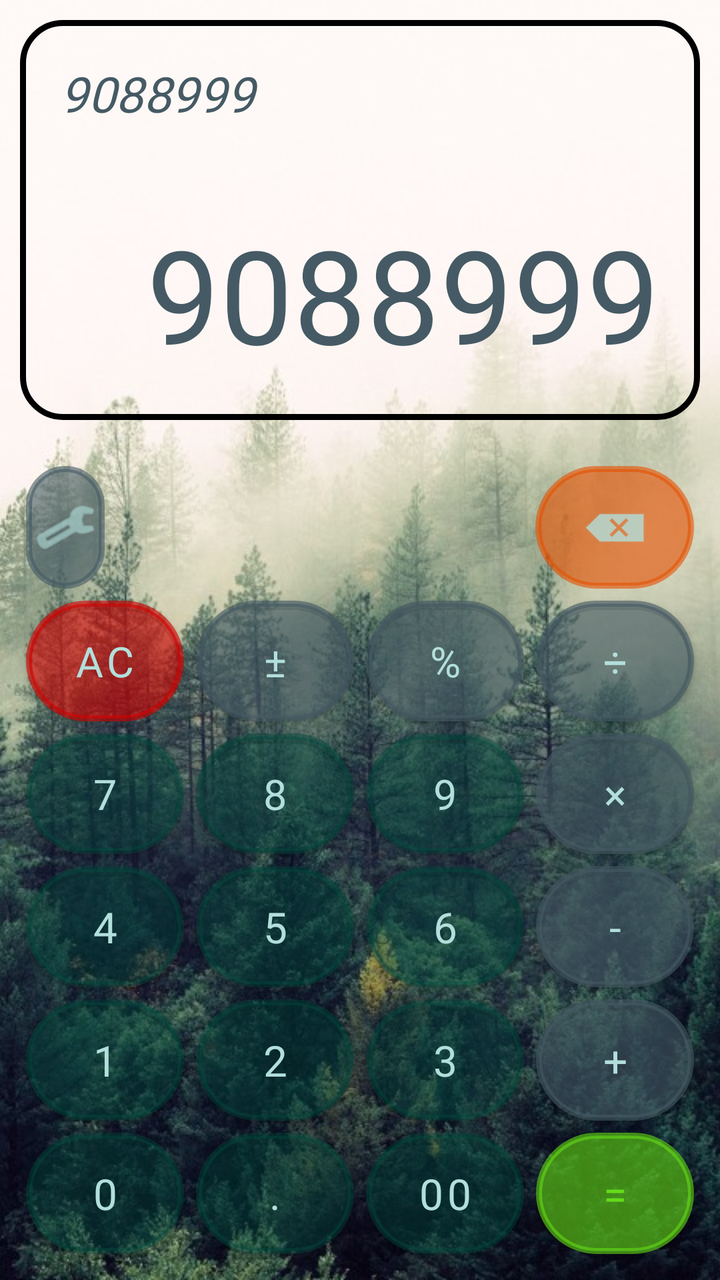
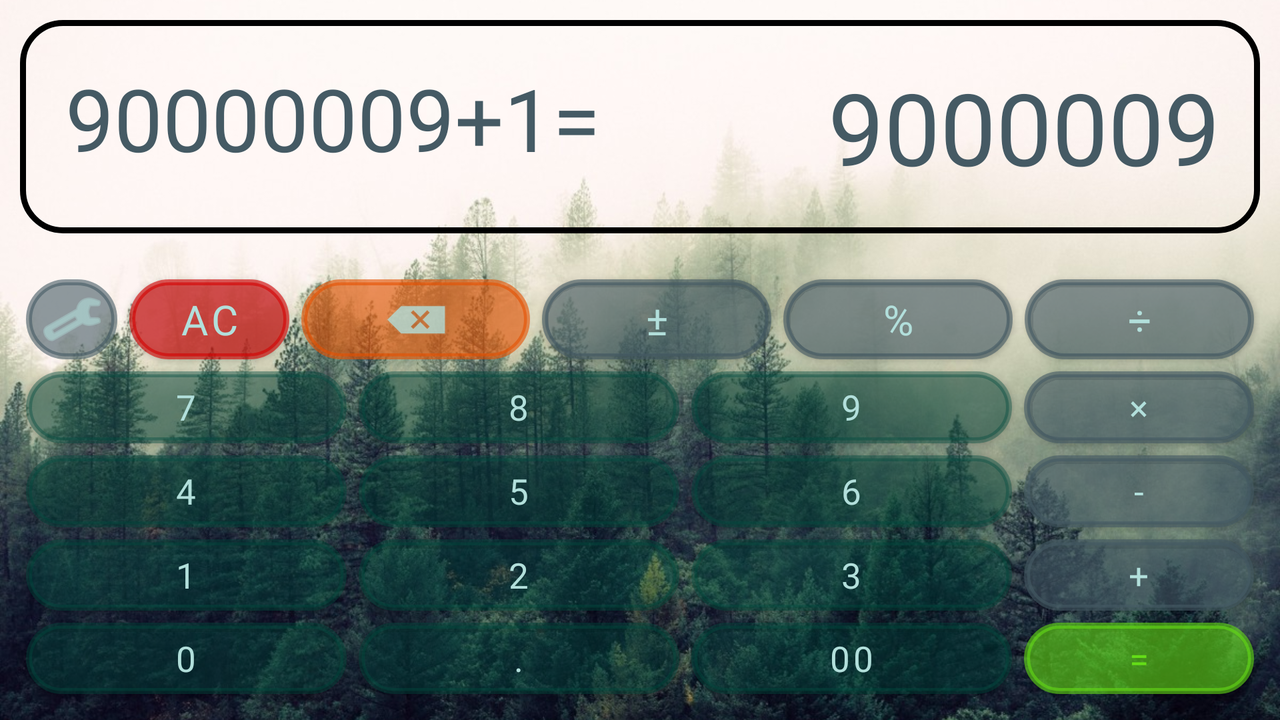

Compare how this app lays out the same screen by default and in its alternative resource folder. The renders come first, then the two layout files and the values they reference.
<!-- AndroidManifest.xml: application theme Theme.Calculator -->
<!-- res/layout/activity_main.xml -->
<?xml version="1.0" encoding="utf-8"?>
<FrameLayout xmlns:android="http://schemas.android.com/apk/res/android"
    xmlns:tools="http://schemas.android.com/tools"
    android:layout_height="match_parent"
    android:layout_width="match_parent"
    tools:context=".view.MainActivity">

    <androidx.appcompat.widget.AppCompatImageView
        style="@style/background_layout"/>


    <LinearLayout
        style="@style/main_layout">

        <LinearLayout
            android:id="@+id/text_panel"
            style="@style/text_layout">

            <TextView
                android:id="@+id/expression"
                style="@style/display"
                android:layout_weight="2"
                android:textStyle="italic"
                tools:text = "9088999"/>

            <TextView
                android:id="@+id/result"
                style="@style/display"
                android:layout_weight="4"
                android:gravity="bottom|end"
                tools:text = "9088999"/>
        </LinearLayout>

        <LinearLayout
            style="@style/number_buttons_layout">

            <TableLayout
                android:id="@+id/button_panel"
                android:layout_width="match_parent"
                android:layout_height="match_parent">

                <TableRow
                    style="@style/table_row" >

                    <androidx.appcompat.widget.AppCompatImageButton
                        android:id="@+id/btn_settings"
                        style="@style/settings_button"
                        android:layout_weight="0.5"/>
                    <com.google.android.material.button.MaterialButton
                        android:visibility="invisible"
                        style="@style/calc_button"
                        android:layout_weight="1.5"/>
                    <com.google.android.material.button.MaterialButton
                        android:visibility="invisible"
                        style="@style/calc_button"/>

                    <androidx.appcompat.widget.AppCompatImageButton
                        android:id="@+id/backspace"
                        style="@style/backspace_button" />

                </TableRow>

                <TableRow
                    style="@style/table_row" >

                    <com.google.android.material.button.MaterialButton
                        android:id="@+id/clear"
                        style="@style/ac_button"
                        android:text="@string/clear" />

                    <com.google.android.material.button.MaterialButton
                        android:id="@+id/plus_minus"
                        style="@style/operand_button"
                        android:text="@string/plus_minus" />

                    <com.google.android.material.button.MaterialButton
                        android:id="@+id/percent"
                        style="@style/operand_button"
                        android:text="@string/percent" />

                    <com.google.android.material.button.MaterialButton
                        android:id="@+id/division"
                        style="@style/operand_button"
                        android:text="@string/division" />
                </TableRow>

                <TableRow
                    style="@style/table_row" >

                    <com.google.android.material.button.MaterialButton
                        android:id="@+id/seven"
                        style="@style/num_button"
                        android:text="@string/seven"/>

                    <com.google.android.material.button.MaterialButton
                        android:id="@+id/eight"
                        style="@style/num_button"
                        android:text="@string/eight"/>

                    <com.google.android.material.button.MaterialButton
                        android:id="@+id/nine"
                        style="@style/num_button"
                        android:text="@string/nine" />

                    <com.google.android.material.button.MaterialButton
                        android:id="@+id/multiply"
                        style="@style/operand_button"
                        android:text="@string/multiply"/>
                </TableRow>

                <TableRow
                    style="@style/table_row" >

                    <com.google.android.material.button.MaterialButton
                        android:id="@+id/four"
                        style="@style/num_button"
                        android:text="@string/four" />

                    <com.google.android.material.button.MaterialButton
                        android:id="@+id/five"
                        style="@style/num_button"
                        android:text="@string/five" />

                    <com.google.android.material.button.MaterialButton
                        android:id="@+id/six"
                        style="@style/num_button"
                        android:text="@string/six"/>

                    <com.google.android.material.button.MaterialButton
                        android:id="@+id/minus"
                        style="@style/operand_button"
                        android:text="@string/minus" />
                </TableRow>

                <TableRow
                    style="@style/table_row" >

                    <com.google.android.material.button.MaterialButton
                        android:id="@+id/one"
                        style="@style/num_button"
                        android:text="@string/one" />

                    <com.google.android.material.button.MaterialButton
                        android:id="@+id/two"
                        style="@style/num_button"
                        android:text="@string/two"/>

                    <com.google.android.material.button.MaterialButton
                        android:id="@+id/three"
                        style="@style/num_button"
                        android:text="@string/three" />

                    <com.google.android.material.button.MaterialButton
                        android:id="@+id/plus"
                        style="@style/operand_button"
                        android:text="@string/plus"/>

                </TableRow>

                <TableRow
                    style="@style/table_row" >

                    <com.google.android.material.button.MaterialButton
                        android:id="@+id/zero"
                        style="@style/num_button"
                        android:text="@string/zero" />

                    <com.google.android.material.button.MaterialButton
                        android:id="@+id/dot"
                        style="@style/num_button"
                        android:text="@string/dot" />

                    <com.google.android.material.button.MaterialButton
                        android:id="@+id/double_zero"
                        style="@style/num_button"
                        android:text="@string/double_zero" />

                    <com.google.android.material.button.MaterialButton
                        android:id="@+id/equals"
                        style="@style/equals_button"
                        android:text="@string/equals"/>
                </TableRow>
            </TableLayout>
        </LinearLayout>
    </LinearLayout>
</FrameLayout>
<!-- resources referenced by this layout -->
<resources>
  <string name="clear" translatable="false">AC</string>
  <string name="division" translatable="false">÷</string>
  <string name="dot" translatable="false">.</string>
  <string name="double_zero" translatable="false">00</string>
  <string name="eight" translatable="false">8</string>
  <string name="equals" translatable="false">=</string>
  <string name="five" translatable="false">5</string>
  <string name="four" translatable="false">4</string>
  <string name="minus" translatable="false">-</string>
  <string name="multiply" translatable="false">×</string>
  <string name="nine" translatable="false">9</string>
  <string name="one" translatable="false">1</string>
  <string name="percent" translatable="false">%</string>
  <string name="plus" translatable="false">+</string>
  <string name="plus_minus" translatable="false">±</string>
  <string name="seven" translatable="false">7</string>
  <string name="six" translatable="false">6</string>
  <string name="three" translatable="false">3</string>
  <string name="two" translatable="false">2</string>
  <string name="zero" translatable="false">0</string>
  <style name="ac_button" parent="calc_button">
          <item name="backgroundTint">@color/red_a700_transparent</item>
      </style>
  <style name="background_layout">
          <item name="android:layout_width">match_parent</item>
          <item name="android:layout_height">match_parent</item>
          <item name="srcCompat">@drawable/background</item>
          <item name="android:scaleType">centerCrop</item>
      </style>
  <style name="backspace_button" parent="calc_button">
          <item name="tint">@color/teal_100</item>
          <item name="backgroundTint">@color/orange_900_transparent</item>
          <item name="srcCompat">@android:drawable/ic_input_delete</item>
      </style>
  <style name="equals_button" parent="calc_button">
          <item name="backgroundTint">@color/light_green_a700_transparent</item>
          <item name="android:textColor">@color/light_green_a700</item>
      </style>
  <style name="main_layout">
          <item name="android:layout_width">match_parent</item>
          <item name="android:layout_height">match_parent</item>
          <item name="android:orientation">vertical</item>
      </style>
  <style name="num_button" parent="calc_button">
          <item name="backgroundTint">@color/teal_900_transparent</item>
      </style>
  <style name="operand_button" parent="calc_button">
          <item name="backgroundTint">@color/blue_gray_700_transparent</item>
      </style>
  <style name="settings_button" parent="calc_button">
          <item name="tint">@color/teal_100</item>
          <item name="backgroundTint">@color/blue_gray_700_transparent</item>
          <item name="srcCompat">@android:drawable/ic_menu_preferences</item>
          <item name="android:layout_weight">0.4</item>
      </style>
  <style name="table_row">
          <item name="android:layout_weight">1</item>
          <item name="android:layout_height">0dp</item>
      </style>
  <color name="red_a700_transparent">#99D50000</color>
  <color name="teal_100">#B2DFDB</color>
  <color name="orange_900_transparent">#99E65100</color>
  <color name="blue_gray_700">#455A64</color>
  <color name="light_green_a700_transparent">#9964DD17</color>
  <color name="light_green_a700">#64DD17</color>
  <color name="teal_900_transparent">#66004D40</color>
  <dimen name="default_margin">10dp</dimen>
  <color name="blue_gray_700_transparent">#99455A64</color>
  <!-- drawable back (drawable) -->
  <?xml version="1.0" encoding="utf-8"?>
  <shape xmlns:android="http://schemas.android.com/apk/res/android"
      android:shape="rectangle" >
      <corners android:radius="20dip" />
      <stroke android:width="3dip" android:color="@color/red_800"/>
  </shape>
  <color name="teal_900">#004D40</color>
  <color name="white">#FFFFFFFF</color>
  <color name="teal_800">#00695C</color>
  <color name="blue_gray_600">#546E7A</color>
  <!-- some entries are left out for length -->
</resources>
<!-- res/layout-land/activity_main.xml (the repository's variant of the layout above) -->
<!-- drawn on the phone turned sideways -->
<?xml version="1.0" encoding="utf-8"?>
<FrameLayout xmlns:android="http://schemas.android.com/apk/res/android"
    xmlns:tools="http://schemas.android.com/tools"
    android:layout_height="match_parent"
    android:layout_width="match_parent"
    tools:context=".view.MainActivity">

    <androidx.appcompat.widget.AppCompatImageView
        style="@style/background_layout"/>

    <LinearLayout
        style="@style/main_layout">

        <LinearLayout
            style="@style/text_layout_land">
            <TextView
                android:id="@+id/expression"
                style="@style/display_land"
                tools:text = "90000009+1="/>

            <TextView
                android:id="@+id/result"
                style="@style/display_land"
                tools:text = "9000009"/>
        </LinearLayout>

        <LinearLayout
            style="@style/number_buttons_layout_land">

            <TableLayout
                android:id="@+id/button_panel"
                android:layout_width="match_parent"
                android:layout_height="match_parent">

                <TableRow
                    android:layout_width="match_parent"
                    android:layout_height="0dp"
                    android:layout_weight="1">

                    <androidx.appcompat.widget.AppCompatImageButton
                        android:id="@+id/btn_settings"
                        style="@style/settings_button"
                        />

                    <com.google.android.material.button.MaterialButton
                        android:id="@+id/clear"
                        style="@style/ac_button_land"
                        android:text="@string/clear" />

                    <ImageButton
                        android:id="@+id/backspace"
                        style="@style/backspace_button_land"
                        android:scaleType="center"/>


                    <com.google.android.material.button.MaterialButton
                        android:id="@+id/plus_minus"
                        style="@style/operand_button_land"
                        android:text="@string/plus_minus" />

                    <com.google.android.material.button.MaterialButton
                        android:id="@+id/percent"
                        style="@style/operand_button_land"
                        android:text="@string/percent" />

                    <com.google.android.material.button.MaterialButton
                        android:id="@+id/division"
                        style="@style/operand_button_land"
                        android:text="@string/division" />
                </TableRow>

                <TableRow
                    android:layout_width="match_parent"
                    android:layout_height="0dp"
                    android:layout_weight="1">

                    <com.google.android.material.button.MaterialButton
                        android:id="@+id/seven"
                        style="@style/num_button_land"
                        android:text="@string/seven"/>

                    <com.google.android.material.button.MaterialButton
                        android:id="@+id/eight"
                        style="@style/num_button_land"
                        android:text="@string/eight"/>

                    <com.google.android.material.button.MaterialButton
                        android:id="@+id/nine"
                        style="@style/num_button_land"
                        android:text="@string/nine" />

                    <com.google.android.material.button.MaterialButton
                        android:id="@+id/multiply"
                        style="@style/operand_button_land"
                        android:text="@string/multiply" />
                </TableRow>

                <TableRow
                    android:layout_width="match_parent"
                    android:layout_height="0dp"
                    android:layout_weight="1">

                    <com.google.android.material.button.MaterialButton
                        android:id="@+id/four"
                        style="@style/num_button_land"
                        android:text="@string/four" />

                    <com.google.android.material.button.MaterialButton
                        android:id="@+id/five"
                        style="@style/num_button_land"
                        android:text="@string/five" />

                    <com.google.android.material.button.MaterialButton
                        android:id="@+id/six"
                        style="@style/num_button_land"
                        android:text="@string/six"/>

                    <com.google.android.material.button.MaterialButton
                        android:id="@+id/minus"
                        style="@style/operand_button_land"
                        android:text="@string/minus" />

                </TableRow>

                <TableRow
                    android:layout_width="match_parent"
                    android:layout_height="0dp"
                    android:layout_weight="1">

                    <com.google.android.material.button.MaterialButton
                        android:id="@+id/one"
                        style="@style/num_button_land"
                        android:text="@string/one" />

                    <com.google.android.material.button.MaterialButton
                        android:id="@+id/two"
                        style="@style/num_button_land"
                        android:text="@string/two"/>

                    <com.google.android.material.button.MaterialButton
                        android:id="@+id/three"
                        style="@style/num_button_land"
                        android:text="@string/three" />

                    <com.google.android.material.button.MaterialButton
                        android:id="@+id/plus"
                        style="@style/operand_button_land"
                        android:text="@string/plus" />

                </TableRow>

                <TableRow
                    android:layout_width="match_parent"
                    android:layout_height="0dp"
                    android:layout_weight="1">

                    <com.google.android.material.button.MaterialButton
                        android:id="@+id/zero"
                        style="@style/num_button_land"
                        android:text="@string/zero" />

                    <com.google.android.material.button.MaterialButton
                        android:id="@+id/dot"
                        style="@style/num_button_land"
                        android:text="@string/dot"/>

                    <com.google.android.material.button.MaterialButton
                        android:id="@+id/double_zero"
                        style="@style/num_button_land"
                        android:text="@string/double_zero" />

                    <com.google.android.material.button.MaterialButton
                        android:id="@+id/equals"
                        style="@style/equals_button_land"
                        android:text="@string/equals"/>
                </TableRow>
            </TableLayout>

        </LinearLayout>
    </LinearLayout>
</FrameLayout>
<!-- resources referenced by the variant -->
<!-- as the phone turned sideways resolves them -->
<resources>
  <string name="clear" translatable="false">AC</string>
  <string name="division" translatable="false">÷</string>
  <string name="dot" translatable="false">.</string>
  <string name="double_zero" translatable="false">00</string>
  <string name="eight" translatable="false">8</string>
  <string name="equals" translatable="false">=</string>
  <string name="five" translatable="false">5</string>
  <string name="four" translatable="false">4</string>
  <string name="minus" translatable="false">-</string>
  <string name="multiply" translatable="false">×</string>
  <string name="nine" translatable="false">9</string>
  <string name="one" translatable="false">1</string>
  <string name="percent" translatable="false">%</string>
  <string name="plus" translatable="false">+</string>
  <string name="plus_minus" translatable="false">±</string>
  <string name="seven" translatable="false">7</string>
  <string name="six" translatable="false">6</string>
  <string name="three" translatable="false">3</string>
  <string name="two" translatable="false">2</string>
  <string name="zero" translatable="false">0</string>
  <style name="ac_button_land" parent="calc_button_land">
          <item name="backgroundTint">@color/red_a700_transparent</item>
          <item name="android:layout_weight">0.7</item>
      </style>
  <style name="background_layout">
          <item name="android:layout_width">match_parent</item>
          <item name="android:layout_height">match_parent</item>
          <item name="srcCompat">@drawable/background</item>
          <item name="android:scaleType">centerCrop</item>
      </style>
  <style name="backspace_button_land" parent="calc_button_land">
          <item name="tint">@color/teal_100</item>
          <item name="backgroundTint">@color/orange_900_transparent</item>
          <item name="srcCompat">@android:drawable/ic_input_delete</item>
      </style>
  <style name="equals_button_land" parent="calc_button_land">
          <item name="backgroundTint">@color/light_green_a700_transparent</item>
          <item name="android:textColor">@color/light_green_a700</item>
      </style>
  <style name="main_layout">
          <item name="android:layout_width">match_parent</item>
          <item name="android:layout_height">match_parent</item>
          <item name="android:orientation">vertical</item>
      </style>
  <style name="num_button_land" parent="calc_button_land">
          <item name="backgroundTint">@color/teal_900_transparent</item>
          <item name="android:layout_weight">1.4</item>
      </style>
  <style name="number_buttons_layout_land" parent="number_buttons_layout">
          <item name="android:layout_weight">3</item>
      </style>
  <style name="operand_button_land" parent="calc_button_land">
          <item name="backgroundTint">@color/blue_gray_700_transparent</item>
      </style>
  <style name="text_layout_land" parent="text_layout">
          <item name="android:layout_weight">1.5</item>
          <item name="android:orientation">horizontal</item>
      </style>
  <color name="red_a700_transparent">#99D50000</color>
  <color name="teal_100">#B2DFDB</color>
  <color name="orange_900_transparent">#99E65100</color>
  <color name="blue_gray_700">#455A64</color>
  <color name="light_green_a700_transparent">#9964DD17</color>
  <color name="light_green_a700">#64DD17</color>
  <color name="teal_900_transparent">#66004D40</color>
  <color name="blue_gray_700_transparent">#99455A64</color>
  <color name="teal_900">#004D40</color>
  <color name="white">#FFFFFFFF</color>
  <color name="teal_800">#00695C</color>
  <color name="blue_gray_600">#546E7A</color>
  <dimen name="default_margin">10dp</dimen>
  <!-- drawable back (drawable) -->
  <?xml version="1.0" encoding="utf-8"?>
  <shape xmlns:android="http://schemas.android.com/apk/res/android"
      android:shape="rectangle" >
      <corners android:radius="20dip" />
      <stroke android:width="3dip" android:color="@color/red_800"/>
  </shape>
  <!-- some entries are left out for length -->
</resources>
